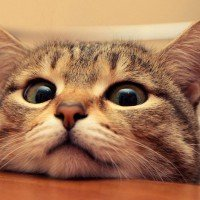
#> input picture Project 5 - Images/cat.jpg, 200 x 200 px
$ python project5.py
#> lines starting #> are read from the running program, lines starting #| are printed output that depends on the picture
#> in main, my_img is the input picture: PIL image 200x200 RGB; mean R, G, B 165.3, 118.6, 86
#> in main, `blank = Image.new(mode="RGB", size=(2*my_img.width, 2*my_img.height), ..`: blank: PIL image 400x400 RGB; every value is 255
from PIL import Image
from random import randint

def pinkfilter(img, blank):
    filtered_img = Image.new(mode="RGB", size=(img.width, img.height), color = (255, 255, 255))
#> filtered_img: PIL image 200x200 RGB; every value is 255
    for y in range(img.height):
        for x in range(img.width):
            (r, g, b) = img.getpixel((x, y))
            r = r + 256
            b = b + 100
            g = g + 30
            filtered_img.putpixel((x,y), (r, g, b))
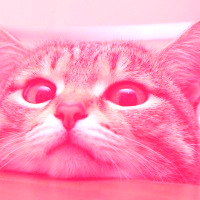
#> filtered_img: PIL image 200x200 RGB; mean R, G, B 255, 148.6, 185.1
    #filtered_img.show()

    for y in range(filtered_img.height):
        for x in range(filtered_img.width):
            (r, g, b) = filtered_img.getpixel((x, y))
            blank.putpixel((filtered_img.width+x,y), (r, g, b))
            blank.putpixel((x,filtered_img.height+y), (r, g, b))
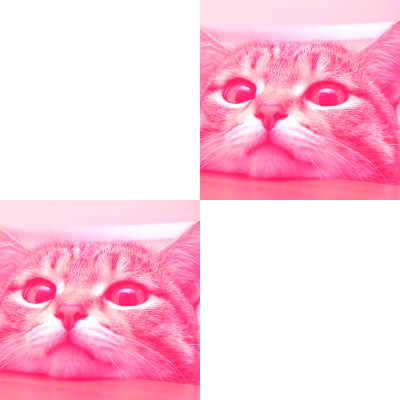
#> blank: PIL image 400x400 RGB; mean R, G, B 255, 201.8, 220.1

def purplefilter(img, blank):
    filtered_img = Image.new(mode="RGB", size=(img.width, img.height), color = (255, 255, 255))
    for y in range(img.height):
        for x in range(img.width):
            (r, g, b) = img.getpixel((x, y))
            b = b + 256
            r = r + 100
            g = g + 30
            filtered_img.putpixel((x,y), (r, g, b))
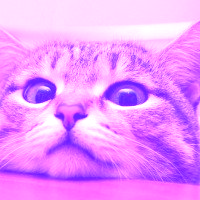
#> filtered_img: PIL image 200x200 RGB; mean R, G, B 236.2, 148.6, 255
    #filtered_img.show()

    for y in range(filtered_img.height):
        for x in range(filtered_img.width):
            (r, g, b) = filtered_img.getpixel((x, y))
            blank.putpixel((x,y), (r, g, b))
            blank.putpixel((filtered_img.width+x,filtered_img.height+y), (r, g, b))
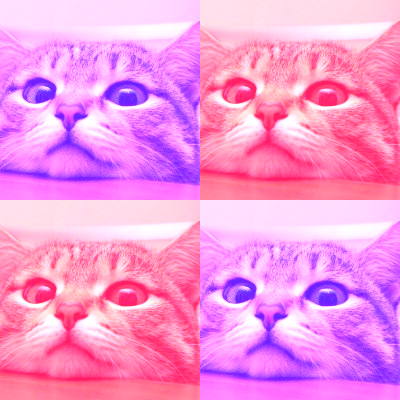
#> blank: PIL image 400x400 RGB; mean R, G, B 245.6, 148.6, 220.1

def center_img(img, blank):
    for y in range(img.height):
        for x in range(img.width):
            (r, g, b) = img.getpixel((x, y))
            blank.putpixel((int(img.width/2)+x,int(img.height/2)+y), (r, g, b))
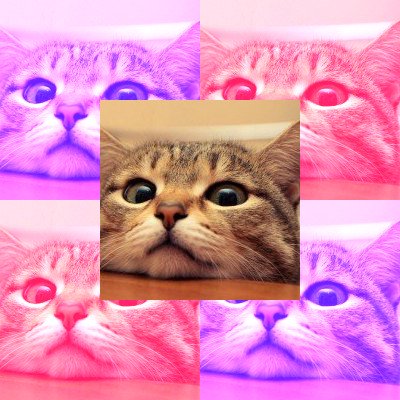
#> blank: PIL image 400x400 RGB; mean R, G, B 225.5, 141.1, 186.5

def main():
    my_img = Image.open("cat.jpg")
    my_img.show()
    blank = Image.new(mode="RGB", size=(2*my_img.width, 2*my_img.height), color = (255, 255, 255))
    #blank.show()

    pinkfilter(my_img, blank)
    purplefilter(my_img, blank)
    center_img(my_img, blank)
    blank.show()


main()

$ run again, with Project 5 - Images/puppies.jpg copied over Project 5 - Images/cat.jpg
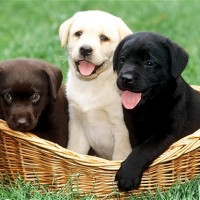
#> input picture Project 5 - Images/puppies.jpg, 200 x 200 px
#> in main, my_img is the input picture: PIL image 200x200 RGB; mean R, G, B 122.7, 121.8, 91.5
#> after the loop in purplefilter, `for y in range(img.height):`:
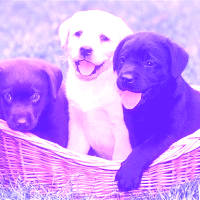
#> filtered_img: PIL image 200x200 RGB; mean R, G, B 204.3, 150.4, 255
#> after the loop in center_img, `for y in range(img.height):`:
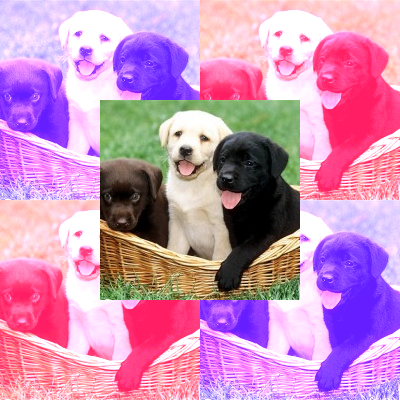
#> blank: PIL image 400x400 RGB; mean R, G, B 202.9, 143.3, 187.7
